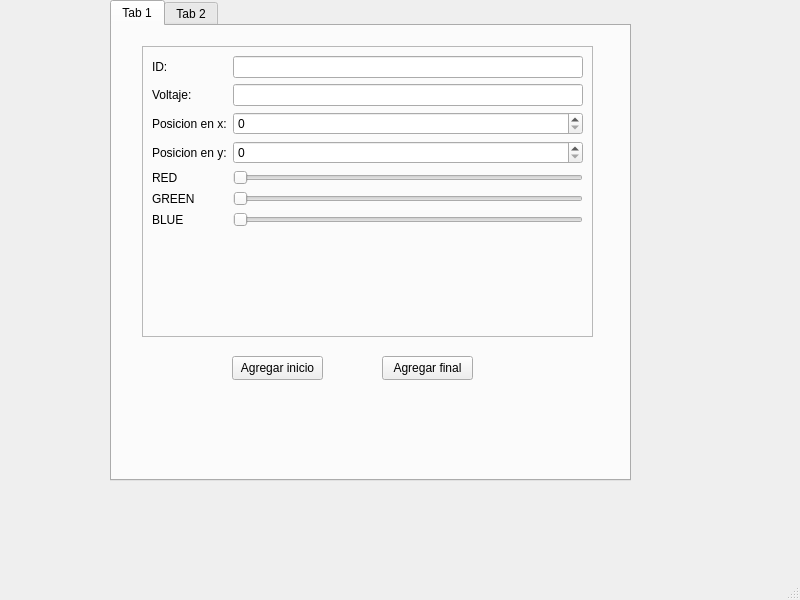
<?xml version="1.0" encoding="UTF-8"?>
<ui version="4.0">
 <class>MainWindow</class>
 <widget class="QMainWindow" name="MainWindow">
  <property name="geometry">
   <rect>
    <x>0</x>
    <y>0</y>
    <width>800</width>
    <height>600</height>
   </rect>
  </property>
  <property name="windowTitle">
   <string>MainWindow</string>
  </property>
  <widget class="QWidget" name="centralwidget">
   <widget class="QTabWidget" name="tabWidget">
    <property name="geometry">
     <rect>
      <x>110</x>
      <y>0</y>
      <width>521</width>
      <height>481</height>
     </rect>
    </property>
    <property name="currentIndex">
     <number>0</number>
    </property>
    <widget class="QWidget" name="tab">
     <attribute name="title">
      <string>Tab 1</string>
     </attribute>
     <widget class="QFrame" name="frame">
      <property name="geometry">
       <rect>
        <x>30</x>
        <y>20</y>
        <width>451</width>
        <height>291</height>
       </rect>
      </property>
      <property name="frameShape">
       <enum>QFrame::StyledPanel</enum>
      </property>
      <property name="frameShadow">
       <enum>QFrame::Raised</enum>
      </property>
      <layout class="QFormLayout" name="formLayout">
       <item row="4" column="0">
        <widget class="QLabel" name="label">
         <property name="text">
          <string>ID:</string>
         </property>
        </widget>
       </item>
       <item row="4" column="1">
        <widget class="QLineEdit" name="insert_id"/>
       </item>
       <item row="5" column="0">
        <widget class="QLabel" name="label_2">
         <property name="text">
          <string>Voltaje:</string>
         </property>
        </widget>
       </item>
       <item row="5" column="1">
        <widget class="QLineEdit" name="insert_voltaje"/>
       </item>
       <item row="7" column="0">
        <widget class="QLabel" name="label_3">
         <property name="text">
          <string>Posicion en x:</string>
         </property>
        </widget>
       </item>
       <item row="7" column="1">
        <widget class="QSpinBox" name="pos_x"/>
       </item>
       <item row="8" column="0">
        <widget class="QLabel" name="label_4">
         <property name="text">
          <string>Posicion en y:</string>
         </property>
        </widget>
       </item>
       <item row="8" column="1">
        <widget class="QSpinBox" name="pos_y">
         <property name="maximum">
          <number>99</number>
         </property>
        </widget>
       </item>
       <item row="10" column="0">
        <widget class="QLabel" name="label_5">
         <property name="text">
          <string>RED</string>
         </property>
        </widget>
       </item>
       <item row="10" column="1">
        <widget class="QSlider" name="set_red">
         <property name="orientation">
          <enum>Qt::Horizontal</enum>
         </property>
        </widget>
       </item>
       <item row="12" column="0">
        <widget class="QLabel" name="label_6">
         <property name="text">
          <string>GREEN</string>
         </property>
        </widget>
       </item>
       <item row="12" column="1">
        <widget class="QSlider" name="set_green">
         <property name="orientation">
          <enum>Qt::Horizontal</enum>
         </property>
        </widget>
       </item>
       <item row="14" column="0">
        <widget class="QLabel" name="label_7">
         <property name="text">
          <string>BLUE</string>
         </property>
        </widget>
       </item>
       <item row="14" column="1">
        <widget class="QSlider" name="set_blue">
         <property name="orientation">
          <enum>Qt::Horizontal</enum>
         </property>
        </widget>
       </item>
      </layout>
     </widget>
     <widget class="QPushButton" name="agregarInicio">
      <property name="geometry">
       <rect>
        <x>120</x>
        <y>330</y>
        <width>91</width>
        <height>24</height>
       </rect>
      </property>
      <property name="text">
       <string>Agregar inicio</string>
      </property>
     </widget>
     <widget class="QPushButton" name="AgregarFinal">
      <property name="geometry">
       <rect>
        <x>270</x>
        <y>330</y>
        <width>91</width>
        <height>24</height>
       </rect>
      </property>
      <property name="text">
       <string>Agregar final</string>
      </property>
     </widget>
    </widget>
    <widget class="QWidget" name="tab_2">
     <attribute name="title">
      <string>Tab 2</string>
     </attribute>
     <widget class="QPlainTextEdit" name="plainTextEdit">
      <property name="geometry">
       <rect>
        <x>20</x>
        <y>20</y>
        <width>471</width>
        <height>251</height>
       </rect>
      </property>
     </widget>
     <widget class="QPushButton" name="mostrar">
      <property name="geometry">
       <rect>
        <x>190</x>
        <y>300</y>
        <width>131</width>
        <height>24</height>
       </rect>
      </property>
      <property name="text">
       <string>Mostrar Neurona</string>
      </property>
     </widget>
    </widget>
   </widget>
  </widget>
  <widget class="QMenuBar" name="menubar">
   <property name="geometry">
    <rect>
     <x>0</x>
     <y>0</y>
     <width>800</width>
     <height>21</height>
    </rect>
   </property>
  </widget>
  <widget class="QStatusBar" name="statusbar"/>
 </widget>
 <resources/>
 <connections/>
</ui>
